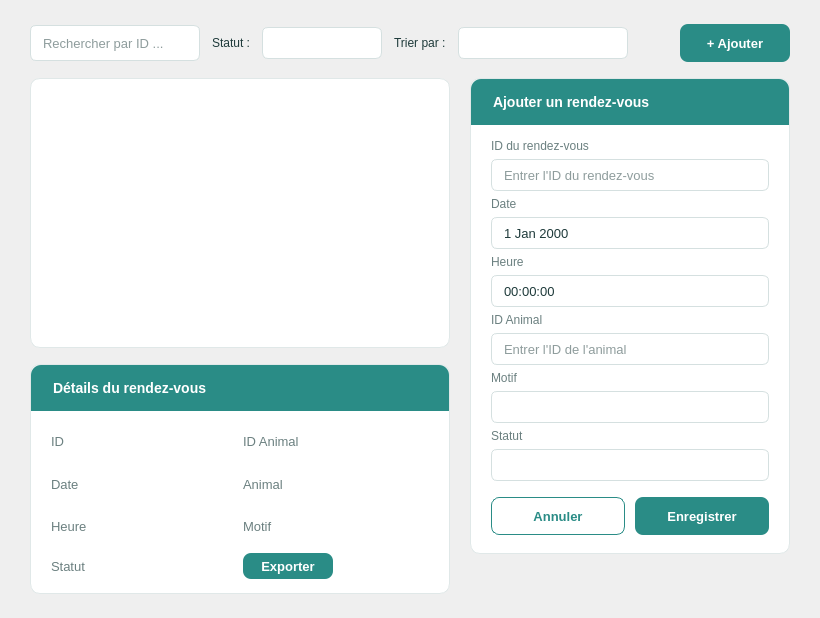
         <widget class="QWidget" name="pageRendezVous"><property name="styleSheet"><string notr="true">QWidget#pageRendezVous { background-color: #F4F8F8; }
QLabel { background: transparent; color: #1E3A3A; }

/* champs de saisie */
QLineEdit, QComboBox, QDateEdit, QTimeEdit {
    border: 1px solid #D5E0E0; border-radius: 6px; padding: 0 10px;
    background: white; color: #1E3A3A; font-size: 13px; min-height: 30px; }
QLineEdit:focus, QComboBox:focus, QDateEdit:focus, QTimeEdit:focus { border: 1px solid #2A8C86; }
QComboBox::drop-down, QDateEdit::drop-down {
    subcontrol-origin: padding; subcontrol-position: center right; width: 30px; border: none; }
QComboBox::down-arrow, QDateEdit::down-arrow {
    image: url(:/icones/fleche_bas.png); width: 12px; height: 12px; }
QTimeEdit::up-button { subcontrol-origin: border; subcontrol-position: top right; width: 24px; border: none; }
QTimeEdit::down-button { subcontrol-origin: border; subcontrol-position: bottom right; width: 24px; border: none; }
QTimeEdit::up-arrow { image: url(:/icones/fleche_haut.png); width: 10px; height: 10px; }
QTimeEdit::down-arrow { image: url(:/icones/fleche_bas.png); width: 10px; height: 10px; }
QComboBox QAbstractItemView {
    background: white; color: #1E3A3A; border: 1px solid #D5E0E0; outline: 0; padding: 4px;
    selection-background-color: #E6F2F1; selection-color: #1E3A3A; }
QComboBox QAbstractItemView::item { min-height: 30px; padding-left: 8px; color: #1E3A3A; background: white; }
QComboBox QAbstractItemView::item:hover, QComboBox QAbstractItemView::item:selected {
    background: #E6F2F1; color: #1E3A3A; }
QCalendarWidget QWidget { background-color: white; color: #1E3A3A; }
QCalendarWidget QToolButton { color: #17363A; background-color: white; font-weight: bold; }
QCalendarWidget QAbstractItemView:enabled {
    background-color: white; color: #1E3A3A; selection-background-color: #2A8C86; selection-color: white; }
QCalendarWidget QAbstractItemView:disabled { color: #9BB0B0; }

/* cadres : formulaire et détails */
QFrame#frameFormRdv, QFrame#frameDetailsRdv {
    background: white; border: 1px solid #E0E8E8; border-radius: 10px; }
QLabel#lblTitreFormRdv, QLabel#lblTitreDetailsRdv {
    background: #2A8C86; color: white; font-weight: bold; font-size: 14px; padding: 11px 18px;
    border: none; border-top-left-radius: 10px; border-top-right-radius: 10px; }
QLabel#lblChamp0Rdv, QLabel#lblChamp1Rdv, QLabel#lblChamp2Rdv,
QLabel#lblChamp3Rdv, QLabel#lblChamp4Rdv, QLabel#lblChamp5Rdv {
    color: #6B8080; font-size: 12px; border: none; background: transparent; }
QLabel#lblDetCle0Rdv, QLabel#lblDetCle1Rdv, QLabel#lblDetCle2Rdv, QLabel#lblDetCle3Rdv,
QLabel#lblDetCle4Rdv, QLabel#lblDetCle5Rdv, QLabel#lblDetCle6Rdv {
    color: #6B8080; font-size: 13px; border: none; background: transparent; }
QLabel#lblDetVal0Rdv, QLabel#lblDetVal1Rdv, QLabel#lblDetVal2Rdv,
QLabel#lblDetVal4Rdv, QLabel#lblDetVal5Rdv, QLabel#lblDetVal6Rdv {
    color: #17363A; font-size: 13px; font-weight: bold; border: none; background: transparent; }

/* boutons */
QPushButton#btnAjouterRdv, QPushButton#btnEnregistrerRdv, QPushButton#btnExporterRdv {
    background: #2A8C86; color: white; border: none; border-radius: 8px;
    font-weight: bold; font-size: 13px; padding: 0 18px; }
QPushButton#btnAjouterRdv:hover, QPushButton#btnEnregistrerRdv:hover,
QPushButton#btnExporterRdv:hover { background: #1F6F6B; }
QPushButton#btnAnnulerRdv {
    background: white; color: #2A8C86; border: 1px solid #2A8C86; border-radius: 8px;
    font-weight: bold; font-size: 13px; }
QPushButton#btnAnnulerRdv:hover { background: #E6F2F1; }

/* tableau */
QTableView#tableRdv {
    background: white; color: #1E3A3A; font-size: 13px; border: 1px solid #E0E8E8;
    border-radius: 10px; selection-background-color: #E6F2F1; selection-color: #1E3A3A; }
QTableView#tableRdv QHeaderView::section {
    background: white; color: #17363A; font-weight: bold; padding: 10px 8px;
    border: none; border-bottom: 1px solid #E0E8E8; }
QTableView#tableRdv QTableCornerButton::section { background: white; border: none; }
QScrollBar:vertical { background: transparent; width: 10px; margin: 0; }
QScrollBar::handle:vertical { background: #C5D6D5; border-radius: 5px; min-height: 40px; }
QScrollBar::add-line:vertical, QScrollBar::sub-line:vertical { height: 0; }
QScrollBar::add-page:vertical, QScrollBar::sub-page:vertical { background: none; }
</string></property><layout class="QVBoxLayout" name="layoutPageRdv"><property name="spacing"><number>16</number></property><property name="leftMargin"><number>30</number></property><property name="topMargin"><number>24</number></property><property name="rightMargin"><number>30</number></property><property name="bottomMargin"><number>24</number></property><item><layout class="QHBoxLayout" name="layoutOutilsRdv"><property name="spacing"><number>12</number></property><item><widget class="QLineEdit" name="txtRechercheRdv"><property name="minimumSize"><size><width>170</width><height>36</height></size></property><property name="maximumSize"><size><width>300</width><height>36</height></size></property><property name="placeholderText"><string>Rechercher par ID ...</string></property></widget></item><item><widget class="QLabel" name="lblStatutRdv"><property name="text"><string>Statut :</string></property></widget></item><item><widget class="QComboBox" name="cmbStatutRdv"><property name="minimumSize"><size><width>120</width><height>36</height></size></property></widget></item><item><widget class="QLabel" name="lblTriRdv"><property name="text"><string>Trier par :</string></property></widget></item><item><widget class="QComboBox" name="cmbTriRdv"><property name="minimumSize"><size><width>170</width><height>36</height></size></property></widget></item><item><spacer name="spacerOutilsRdv"><property name="orientation"><enum>Qt::Horizontal</enum></property><property name="sizeHint" stdset="0"><size><width>40</width><height>20</height></size></property></spacer></item><item><widget class="QPushButton" name="btnAjouterRdv"><property name="minimumSize"><size><width>110</width><height>38</height></size></property><property name="cursor"><cursorShape>PointingHandCursor</cursorShape></property><property name="text"><string>+ Ajouter</string></property></widget></item></layout></item><item><layout class="QHBoxLayout" name="layoutCorpsRdv" stretch="1,0"><property name="spacing"><number>20</number></property><property name="leftMargin"><number>0</number></property><property name="topMargin"><number>0</number></property><property name="rightMargin"><number>0</number></property><property name="bottomMargin"><number>0</number></property><item><layout class="QVBoxLayout" name="layoutGaucheRdv" stretch="1,0"><property name="spacing"><number>16</number></property><property name="leftMargin"><number>0</number></property><property name="topMargin"><number>0</number></property><property name="rightMargin"><number>0</number></property><property name="bottomMargin"><number>0</number></property><item><widget class="QTableView" name="tableRdv"><property name="editTriggers"><set>QAbstractItemView::NoEditTriggers</set></property><property name="selectionMode"><enum>QAbstractItemView::SingleSelection</enum></property><property name="selectionBehavior"><enum>QAbstractItemView::SelectRows</enum></property><property name="showGrid"><bool>false</bool></property><attribute name="horizontalHeaderStretchLastSection"><bool>true</bool></attribute><attribute name="verticalHeaderVisible"><bool>false</bool></attribute></widget></item><item><widget class="QFrame" name="frameDetailsRdv"><property name="minimumSize"><size><width>0</width><height>230</height></size></property><property name="maximumSize"><size><width>16777215</width><height>230</height></size></property><layout class="QVBoxLayout" name="layoutFrameDetailsRdv"><property name="spacing"><number>0</number></property><property name="leftMargin"><number>0</number></property><property name="topMargin"><number>0</number></property><property name="rightMargin"><number>0</number></property><property name="bottomMargin"><number>0</number></property><item><widget class="QLabel" name="lblTitreDetailsRdv"><property name="text"><string>Détails du rendez-vous</string></property><property name="minimumSize"><size><width>0</width><height>46</height></size></property><property name="maximumSize"><size><width>16777215</width><height>46</height></size></property></widget></item><item><layout class="QGridLayout" name="layoutDetailsRdv"><property name="leftMargin"><number>20</number></property><property name="topMargin"><number>14</number></property><property name="rightMargin"><number>20</number></property><property name="bottomMargin"><number>14</number></property><property name="horizontalSpacing"><number>14</number></property><property name="verticalSpacing"><number>10</number></property><item row="0" column="0"><widget class="QLabel" name="lblDetCle0Rdv"><property name="text"><string>ID</string></property></widget></item><item row="0" column="1"><widget class="QLabel" name="lblDetVal0Rdv"><property name="text"><string/></property></widget></item><item row="1" column="0"><widget class="QLabel" name="lblDetCle1Rdv"><property name="text"><string>Date</string></property></widget></item><item row="1" column="1"><widget class="QLabel" name="lblDetVal1Rdv"><property name="text"><string/></property></widget></item><item row="2" column="0"><widget class="QLabel" name="lblDetCle2Rdv"><property name="text"><string>Heure</string></property></widget></item><item row="2" column="1"><widget class="QLabel" name="lblDetVal2Rdv"><property name="text"><string/></property></widget></item><item row="3" column="0"><widget class="QLabel" name="lblDetCle3Rdv"><property name="text"><string>Statut</string></property></widget></item><item row="3" column="1"><widget class="QLabel" name="lblDetVal3Rdv"><property name="text"><string/></property><property name="maximumSize"><size><width>130</width><height>26</height></size></property></widget></item><item row="0" column="3"><widget class="QLabel" name="lblDetCle4Rdv"><property name="text"><string>ID Animal</string></property></widget></item><item row="0" column="4"><widget class="QLabel" name="lblDetVal4Rdv"><property name="text"><string/></property></widget></item><item row="1" column="3"><widget class="QLabel" name="lblDetCle5Rdv"><property name="text"><string>Animal</string></property></widget></item><item row="1" column="4"><widget class="QLabel" name="lblDetVal5Rdv"><property name="text"><string/></property></widget></item><item row="2" column="3"><widget class="QLabel" name="lblDetCle6Rdv"><property name="text"><string>Motif</string></property></widget></item><item row="2" column="4"><widget class="QLabel" name="lblDetVal6Rdv"><property name="text"><string/></property></widget></item><item row="0" column="2"><spacer name="spacerDetRdv"><property name="orientation"><enum>Qt::Horizontal</enum></property><property name="sizeType"><enum>QSizePolicy::Fixed</enum></property><property name="sizeHint" stdset="0"><size><width>120</width><height>20</height></size></property></spacer></item><item row="0" column="5"><spacer name="spacerFinDetRdv"><property name="orientation"><enum>Qt::Horizontal</enum></property><property name="sizeHint" stdset="0"><size><width>40</width><height>20</height></size></property></spacer></item><item row="3" column="3" colspan="2"><widget class="QPushButton" name="btnExporterRdv"><property name="maximumSize"><size><width>150</width><height>36</height></size></property><property name="cursor"><cursorShape>PointingHandCursor</cursorShape></property><property name="text"><string>Exporter</string></property></widget></item></layout></item></layout></widget></item></layout></item><item><layout class="QVBoxLayout" name="layoutDroiteRdv"><property name="spacing"><number>0</number></property><property name="leftMargin"><number>0</number></property><property name="topMargin"><number>0</number></property><property name="rightMargin"><number>0</number></property><property name="bottomMargin"><number>0</number></property><item><widget class="QFrame" name="frameFormRdv"><property name="minimumSize"><size><width>320</width><height>0</height></size></property><property name="maximumSize"><size><width>320</width><height>16777215</height></size></property><layout class="QVBoxLayout" name="layoutFrameFormRdv"><property name="spacing"><number>0</number></property><property name="leftMargin"><number>0</number></property><property name="topMargin"><number>0</number></property><property name="rightMargin"><number>0</number></property><property name="bottomMargin"><number>0</number></property><item><widget class="QLabel" name="lblTitreFormRdv"><property name="text"><string>Ajouter un rendez-vous</string></property><property name="minimumSize"><size><width>0</width><height>46</height></size></property><property name="maximumSize"><size><width>16777215</width><height>46</height></size></property></widget></item><item><layout class="QVBoxLayout" name="layoutChampsRdv"><property name="spacing"><number>6</number></property><property name="leftMargin"><number>20</number></property><property name="topMargin"><number>14</number></property><property name="rightMargin"><number>20</number></property><property name="bottomMargin"><number>18</number></property><item><widget class="QLabel" name="lblChamp0Rdv"><property name="text"><string>ID du rendez-vous</string></property></widget></item><item><widget class="QLineEdit" name="txtIdRdv"><property name="placeholderText"><string>Entrer l'ID du rendez-vous</string></property></widget></item><item><widget class="QLabel" name="lblChamp1Rdv"><property name="text"><string>Date</string></property></widget></item><item><widget class="QDateEdit" name="dateRdv"><property name="calendarPopup"><bool>true</bool></property></widget></item><item><widget class="QLabel" name="lblChamp2Rdv"><property name="text"><string>Heure</string></property></widget></item><item><widget class="QTimeEdit" name="timeRdv"/></item><item><widget class="QLabel" name="lblChamp3Rdv"><property name="text"><string>ID Animal</string></property></widget></item><item><widget class="QLineEdit" name="txtAnimalRdv"><property name="placeholderText"><string>Entrer l'ID de l'animal</string></property></widget></item><item><widget class="QLabel" name="lblChamp4Rdv"><property name="text"><string>Motif</string></property></widget></item><item><widget class="QComboBox" name="cmbMotifRdv"/></item><item><widget class="QLabel" name="lblChamp5Rdv"><property name="text"><string>Statut</string></property></widget></item><item><widget class="QComboBox" name="cmbStatutFormRdv"/></item><item><spacer name="spacerFormRdv"><property name="orientation"><enum>Qt::Vertical</enum></property><property name="sizeHint" stdset="0"><size><width>20</width><height>10</height></size></property></spacer></item><item><layout class="QHBoxLayout" name="layoutBoutonsFormRdv"><property name="spacing"><number>10</number></property><item><widget class="QPushButton" name="btnAnnulerRdv"><property name="minimumSize"><size><width>0</width><height>38</height></size></property><property name="cursor"><cursorShape>PointingHandCursor</cursorShape></property><property name="text"><string>Annuler</string></property></widget></item><item><widget class="QPushButton" name="btnEnregistrerRdv"><property name="minimumSize"><size><width>0</width><height>38</height></size></property><property name="cursor"><cursorShape>PointingHandCursor</cursorShape></property><property name="text"><string>Enregistrer</string></property></widget></item></layout></item></layout></item></layout></widget></item><item><spacer name="spacerDroiteRdv"><property name="orientation"><enum>Qt::Vertical</enum></property><property name="sizeHint" stdset="0"><size><width>20</width><height>40</height></size></property></spacer></item></layout></item></layout></item></layout></widget>
